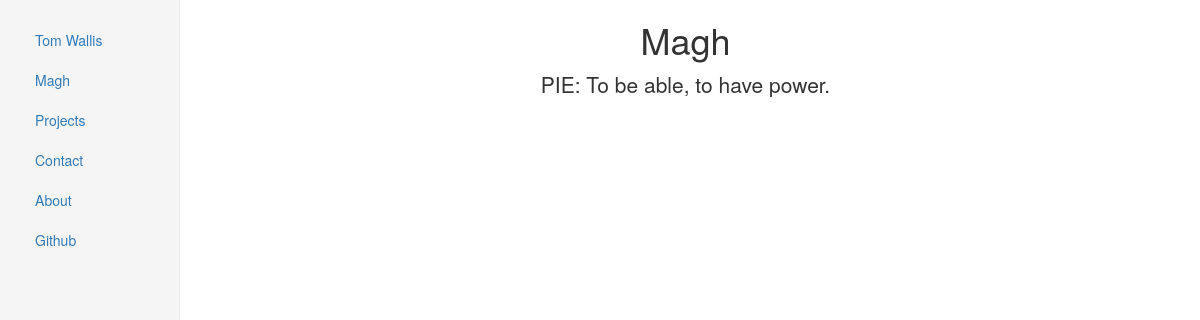
The app's page /, older data.
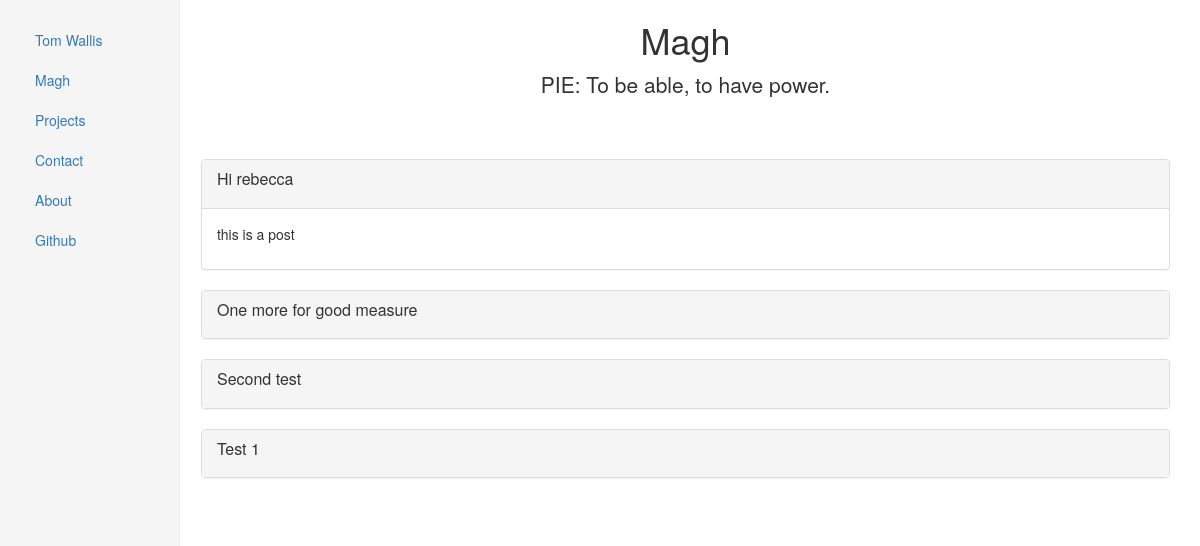
The same page, newer data.
### core/models.py (models this page shows)
class Post(models.Model):
    title = models.TextField()
    content = models.TextField()

### core/views.py (the view)
# urls.py: url(r'^$', 'core.views.home'),
def home(request):
    return render(request, 'home.html', {'posts': Post.objects.all()})

### core/templatetags/markdown_filter.py (called while the page is built)
@register.filter
def markdownify(text):
  return markdown.markdown(text, safe_mode='escape')

### templates/home.html
{% extends 'base.html' %}
{% block content %}
{% load markdown_filter %}
<div class="container">
    <div class="starter-template">
        <h1 class="tw-heading">Magh</h1>
        <p class="lead tw-heading">PIE: To be able, to have power.</p>
        <br>
        <br>
        <div class="panel-group" id="accordion" role="tablist" aria-multiselectable="true">
            {% for post in posts reversed %}
            <div class="panel panel-default">
                <div class="panel-heading" role="tab" id="heading{{post.id}}">
                    <h4 class="panel-title">
                        <a data-toggle="collapse" data-parent="#accordion" href="#collapse{{post.id}}" aria-expanded="{% ifnotequal post.id 1 %}true{% else %}false{% endifnotequal %}" aria-controls="collapse{{post.id}}">
                            {{post.title|markdownify|safe}}
                        </a>
                    </h4>
                </div>
                <div id="collapse{{post.id}}"   class="panel-collapse collapse {% ifequal post.id posts.last.id %}in{% endifequal %}" role="tabpanel" aria-labelledby="heading{{post.id}}">
                    <div class="panel-body">
                        {{post.content|markdownify|safe}}
                    </div>
                </div>
            </div>
            <br>
            {% endfor %}
        </div>
    </div>
</div>
{% endblock %}

Row changes from the older to the newer data that the page shows:
added Post: title "Hi rebecca", content "this is a post"
added Post: title "One more for good measure"
added Post: title "Second test"
added Post: title "Test 1"
